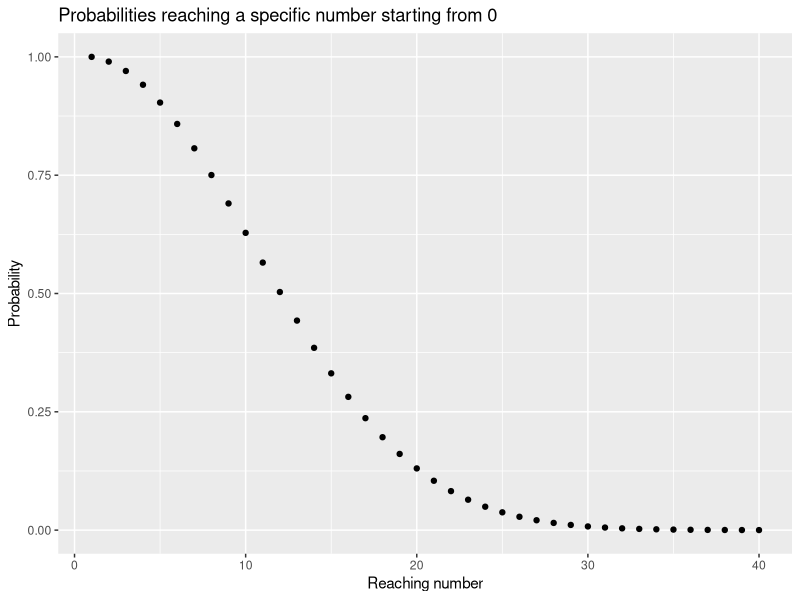

Generate this figure with R:
## ---- chunk 1
#| setup: true
#| label: load-packages
#| include: false
library(tidyverse)
library(knitr)
stats <- readr::read_csv("./data/stats.csv")
stats$expected <- (101-stats$number) / 100
stats$expected[1] <- 1
## ---- chunk 2
stats$p_n <- stats$counts / list(1000, stats$counts[1:nrow(stats)-1]) %>% simplify()
stats$expected_diff <- abs(stats$p_n - stats$expected)
colnames(stats) <- c("n", "counts", "expected p", "measured p", "expected - measured")
kable(head(stats, n=15))
## ---- chunk 3
runs <- 40
run_probas <- data.frame(run_to=seq(1,runs),prob_reaching=cumprod(seq(100, 100-(runs-1), -1)/100))
ggplot(run_probas, aes(x=run_to,y=prob_reaching)) + xlab("Reaching number") + ylab("Probability") + ggtitle("Probabilities reaching a specific number starting from 0") + geom_point()
